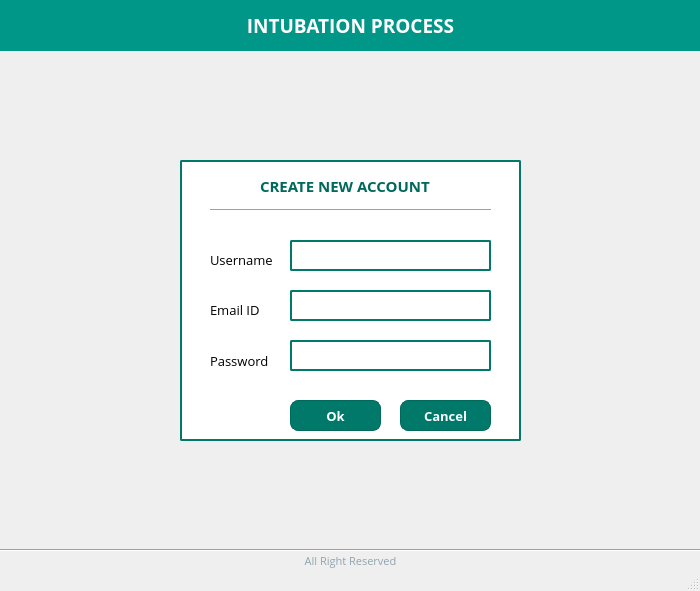
<?xml version="1.0" encoding="UTF-8"?>
<ui version="4.0">
 <class>signUpWindow</class>
 <widget class="QMainWindow" name="signUpWindow">
  <property name="geometry">
   <rect>
    <x>0</x>
    <y>0</y>
    <width>700</width>
    <height>591</height>
   </rect>
  </property>
  <property name="windowTitle">
   <string>SignUp</string>
  </property>
  <widget class="QWidget" name="centralwidget">
   <widget class="QPushButton" name="btnOk">
    <property name="enabled">
     <bool>true</bool>
    </property>
    <property name="geometry">
     <rect>
      <x>290</x>
      <y>400</y>
      <width>91</width>
      <height>31</height>
     </rect>
    </property>
    <property name="font">
     <font>
      <family>Open Sans</family>
      <pointsize>10</pointsize>
      <weight>75</weight>
      <bold>true</bold>
     </font>
    </property>
    <property name="styleSheet">
     <string notr="true">QPushButton
{
    color: #fff;
    background-color: #00796B;
    border-width:1px;
    border-color: #00695C;
    border-style: solid;
    border-radius: 8px;
    padding: 2px;
    padding-left: 5px;
    padding-right: 5px;
}



QPushButton:hover
{
    background-color: QLinearGradient( x1: 0, y1: 0, x2: 0, y2: 1, stop: 0 #018175, stop: 0.1 #018175, stop: 0.5 #018175, stop: 0.9 #018175, stop: 1 #018175);
}

QPushButton:pressed
{
   background-color: QLinearGradient( x1: 0, y1: 0, x2: 0, y2: 1, stop: 0 #02695F, stop: 0.1 #02695F, stop: 0.5 #02695F, stop: 0.9 #02695F, stop: 1 #02695F);
}</string>
    </property>
    <property name="text">
     <string>Ok</string>
    </property>
    <property name="autoDefault">
     <bool>true</bool>
    </property>
    <property name="default">
     <bool>false</bool>
    </property>
   </widget>
   <widget class="QLabel" name="label_2">
    <property name="geometry">
     <rect>
      <x>260</x>
      <y>170</y>
      <width>281</width>
      <height>31</height>
     </rect>
    </property>
    <property name="font">
     <font>
      <family>Open Sans</family>
      <pointsize>11</pointsize>
      <weight>75</weight>
      <italic>false</italic>
      <bold>true</bold>
     </font>
    </property>
    <property name="styleSheet">
     <string notr="true"> QLabel {
   color:#00695C;
 }
</string>
    </property>
    <property name="text">
     <string>CREATE NEW ACCOUNT</string>
    </property>
   </widget>
   <widget class="QLabel" name="label_3">
    <property name="geometry">
     <rect>
      <x>0</x>
      <y>0</y>
      <width>701</width>
      <height>51</height>
     </rect>
    </property>
    <property name="font">
     <font>
      <family>Open Sans</family>
      <pointsize>14</pointsize>
      <weight>75</weight>
      <bold>true</bold>
     </font>
    </property>
    <property name="styleSheet">
     <string notr="true"> QLabel {
   background: #009688;
   color:#fff;
 }</string>
    </property>
    <property name="text">
     <string>INTUBATION PROCESS</string>
    </property>
    <property name="alignment">
     <set>Qt::AlignCenter</set>
    </property>
    <property name="margin">
     <number>0</number>
    </property>
   </widget>
   <widget class="QLabel" name="label_8">
    <property name="geometry">
     <rect>
      <x>0</x>
      <y>550</y>
      <width>701</width>
      <height>21</height>
     </rect>
    </property>
    <property name="font">
     <font>
      <family>Open Sans</family>
      <pointsize>8</pointsize>
      <weight>50</weight>
      <bold>false</bold>
     </font>
    </property>
    <property name="styleSheet">
     <string notr="true"> QLabel {
 
   color:#90A4AE;
 }</string>
    </property>
    <property name="text">
     <string>All Right Reserved</string>
    </property>
    <property name="alignment">
     <set>Qt::AlignCenter</set>
    </property>
    <property name="margin">
     <number>0</number>
    </property>
   </widget>
   <widget class="QLabel" name="label_4">
    <property name="geometry">
     <rect>
      <x>210</x>
      <y>350</y>
      <width>141</width>
      <height>21</height>
     </rect>
    </property>
    <property name="font">
     <font>
      <family>Open Sans</family>
      <pointsize>10</pointsize>
      <weight>50</weight>
      <bold>false</bold>
     </font>
    </property>
    <property name="text">
     <string>Password</string>
    </property>
   </widget>
   <widget class="QLineEdit" name="inputPassword">
    <property name="geometry">
     <rect>
      <x>290</x>
      <y>340</y>
      <width>201</width>
      <height>31</height>
     </rect>
    </property>
    <property name="font">
     <font>
      <pointsize>10</pointsize>
     </font>
    </property>
    <property name="styleSheet">
     <string notr="true">QLineEdit
{

    border-width:2px;
    border-color: #00796B;
    border-style: solid;
    border-radius: 2px;
}
</string>
    </property>
    <property name="echoMode">
     <enum>QLineEdit::Password</enum>
    </property>
   </widget>
   <widget class="Line" name="line_2">
    <property name="geometry">
     <rect>
      <x>210</x>
      <y>200</y>
      <width>281</width>
      <height>21</height>
     </rect>
    </property>
    <property name="font">
     <font>
      <weight>50</weight>
      <bold>false</bold>
     </font>
    </property>
    <property name="orientation">
     <enum>Qt::Horizontal</enum>
    </property>
   </widget>
   <widget class="QLabel" name="label">
    <property name="geometry">
     <rect>
      <x>210</x>
      <y>250</y>
      <width>141</width>
      <height>21</height>
     </rect>
    </property>
    <property name="font">
     <font>
      <family>Open Sans</family>
      <pointsize>10</pointsize>
      <weight>50</weight>
      <bold>false</bold>
     </font>
    </property>
    <property name="text">
     <string>Username</string>
    </property>
    <property name="textInteractionFlags">
     <set>Qt::TextEditorInteraction</set>
    </property>
   </widget>
   <widget class="Line" name="line_3">
    <property name="geometry">
     <rect>
      <x>0</x>
      <y>530</y>
      <width>701</width>
      <height>41</height>
     </rect>
    </property>
    <property name="orientation">
     <enum>Qt::Horizontal</enum>
    </property>
   </widget>
   <widget class="QLineEdit" name="inputUsername">
    <property name="geometry">
     <rect>
      <x>290</x>
      <y>240</y>
      <width>201</width>
      <height>31</height>
     </rect>
    </property>
    <property name="font">
     <font>
      <pointsize>10</pointsize>
     </font>
    </property>
    <property name="autoFillBackground">
     <bool>false</bool>
    </property>
    <property name="styleSheet">
     <string notr="true">QLineEdit
{  
    border-width:2px;
    border-color: #00796B;
    border-style: solid;
    border-radius: 2px;
}
</string>
    </property>
   </widget>
   <widget class="QGraphicsView" name="graphicsView_3">
    <property name="geometry">
     <rect>
      <x>180</x>
      <y>160</y>
      <width>341</width>
      <height>281</height>
     </rect>
    </property>
    <property name="styleSheet">
     <string notr="true">QGraphicsView
{
    color: #fff;
    background-color: #fff;
    border-width:2px;
    border-color: #00796B;
    border-style: solid;
    border-radius: 2px;
}
</string>
    </property>
   </widget>
   <widget class="QPushButton" name="btnCancel">
    <property name="enabled">
     <bool>true</bool>
    </property>
    <property name="geometry">
     <rect>
      <x>400</x>
      <y>400</y>
      <width>91</width>
      <height>31</height>
     </rect>
    </property>
    <property name="font">
     <font>
      <family>Open Sans</family>
      <pointsize>10</pointsize>
      <weight>75</weight>
      <bold>true</bold>
     </font>
    </property>
    <property name="styleSheet">
     <string notr="true">QPushButton
{
    color: #fff;
    background-color: #00796B;
    border-width:1px;
    border-color: #00695C;
    border-style: solid;
    border-radius: 8px;
    padding: 2px;
    padding-left: 5px;
    padding-right: 5px;
}



QPushButton:hover
{
    background-color: QLinearGradient( x1: 0, y1: 0, x2: 0, y2: 1, stop: 0 #018175, stop: 0.1 #018175, stop: 0.5 #018175, stop: 0.9 #018175, stop: 1 #018175);
}

QPushButton:pressed
{
   background-color: QLinearGradient( x1: 0, y1: 0, x2: 0, y2: 1, stop: 0 #02695F, stop: 0.1 #02695F, stop: 0.5 #02695F, stop: 0.9 #02695F, stop: 1 #02695F);
}</string>
    </property>
    <property name="text">
     <string>Cancel</string>
    </property>
    <property name="autoDefault">
     <bool>true</bool>
    </property>
    <property name="default">
     <bool>false</bool>
    </property>
   </widget>
   <widget class="QLineEdit" name="inputEmailID">
    <property name="geometry">
     <rect>
      <x>290</x>
      <y>290</y>
      <width>201</width>
      <height>31</height>
     </rect>
    </property>
    <property name="font">
     <font>
      <pointsize>10</pointsize>
     </font>
    </property>
    <property name="autoFillBackground">
     <bool>false</bool>
    </property>
    <property name="styleSheet">
     <string notr="true">QLineEdit
{  
    border-width:2px;
    border-color: #00796B;
    border-style: solid;
    border-radius: 2px;
}
</string>
    </property>
   </widget>
   <widget class="QLabel" name="label_5">
    <property name="geometry">
     <rect>
      <x>210</x>
      <y>300</y>
      <width>141</width>
      <height>21</height>
     </rect>
    </property>
    <property name="font">
     <font>
      <family>Open Sans</family>
      <pointsize>10</pointsize>
      <weight>50</weight>
      <bold>false</bold>
     </font>
    </property>
    <property name="text">
     <string>Email ID</string>
    </property>
    <property name="textInteractionFlags">
     <set>Qt::TextEditorInteraction</set>
    </property>
   </widget>
   <zorder>graphicsView_3</zorder>
   <zorder>btnOk</zorder>
   <zorder>label_2</zorder>
   <zorder>label_3</zorder>
   <zorder>label_8</zorder>
   <zorder>label_4</zorder>
   <zorder>inputPassword</zorder>
   <zorder>line_2</zorder>
   <zorder>label</zorder>
   <zorder>line_3</zorder>
   <zorder>inputUsername</zorder>
   <zorder>btnCancel</zorder>
   <zorder>inputEmailID</zorder>
   <zorder>label_5</zorder>
  </widget>
  <widget class="QStatusBar" name="statusbar"/>
 </widget>
 <tabstops>
  <tabstop>inputUsername</tabstop>
  <tabstop>inputEmailID</tabstop>
  <tabstop>inputPassword</tabstop>
  <tabstop>btnOk</tabstop>
  <tabstop>btnCancel</tabstop>
  <tabstop>graphicsView_3</tabstop>
 </tabstops>
 <resources/>
 <connections/>
</ui>
